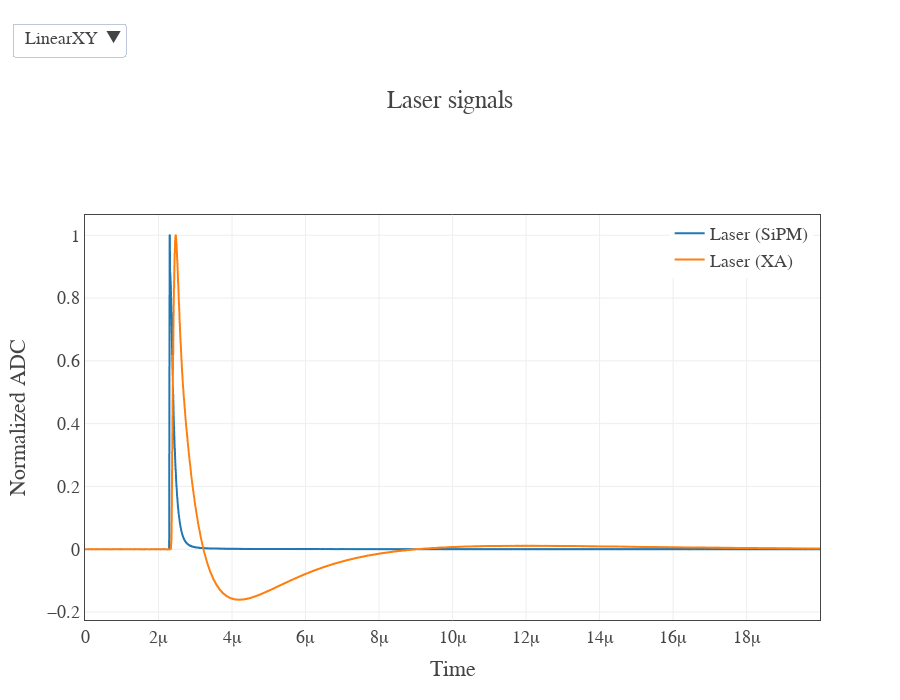

Write notebook code for a chart like this one.
### Code cell
fig_laser = px.line(df_laser, x="Time", y=["Laser_ch0","Laser_ch6"], height=700, width = 900, line_shape = "hv", log_y = False, template="presentation")
fig_laser.update_traces(line_width=2) # Modifica el grosor de las líneas
custom_legend_name(fig_laser,["Laser (SiPM)","Laser (XA)"])
custom_plotly_layout(fig_laser,"Time","Normalized ADC","Laser signals").show()

### Figure 1 — Plotly figure (JSON) as saved in the notebook; plotly's stock layout.template omitted (floating-point values rounded to 4 significant figures; data arrays with more than 128 entries replaced by an {"elided": "..."} marker saying what was removed)
{"data": [{"hovertemplate": "variable=Laser_ch0<br>Time=%{x}<br>value=%{y}<extra></extra>", "legendgroup": "Laser_ch0", "line": {"color": "#1F77B4", "dash": "solid", "shape": "hv", "width": 2}, "marker": {"symbol": "circle"}, "mode": "lines", "name": "Laser (SiPM)", "showlegend": true, "type": "scattergl", "x": {"elided": "5000 float values"}, "xaxis": "x", "y": {"elided": "5000 float values"}, "yaxis": "y"}, {"hovertemplate": "variable=Laser_ch6<br>Time=%{x}<br>value=%{y}<extra></extra>", "legendgroup": "Laser_ch6", "line": {"color": "#FF7F0E", "dash": "solid", "shape": "hv", "width": 2}, "marker": {"symbol": "circle"}, "mode": "lines", "name": "Laser (XA)", "showlegend": true, "type": "scattergl", "x": {"elided": "5000 float values"}, "xaxis": "x", "y": {"elided": "5000 float values"}, "yaxis": "y"}], "layout": {"barmode": "stack", "font": {"family": "serif"}, "height": 700, "legend": {"title": {"text": ""}, "tracegroupgap": 0, "x": 0.99, "xanchor": "right", "yanchor": "top"}, "margin": {"t": 60}, "showlegend": true, "title": {"text": "Laser signals"}, "updatemenus": [{"buttons": [{"args": [{"xaxis.type": "linear", "yaxis.type": "linear"}], "label": "LinearXY", "method": "relayout"}, {"args": [{"xaxis.type": "log", "yaxis.type": "log"}], "label": "LogXY", "method": "relayout"}, {"args": [{"xaxis.type": "linear", "yaxis.type": "log"}], "label": "LogY", "method": "relayout"}, {"args": [{"xaxis.type": "log", "yaxis.type": "linear"}], "label": "LogX", "method": "relayout"}], "direction": "down", "pad": {"r": 10, "t": 10}, "showactive": true, "x": -0.1, "xanchor": "left", "y": 1.5, "yanchor": "top"}], "width": 900, "xaxis": {"anchor": "y", "domain": [0, 1], "mirror": true, "showline": true, "title": {"text": "Time"}, "zeroline": false}, "yaxis": {"anchor": "x", "domain": [0, 1], "mirror": true, "showline": true, "title": {"text": "Normalized ADC"}, "zeroline": false}}}
